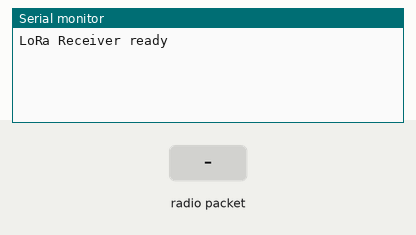
Simulated run of this sketch. Board: Arduino Uno, built with avr-gcc and run on an emulated ATmega328P. Shown: the last lines printed to the serial monitor. The inputs (shaded band) are chosen by the test bench. No radio packets arrive unless stated.

Above: at 1.2 s.
1.3 s: radio packet "1" arrives
At 2.1 s:
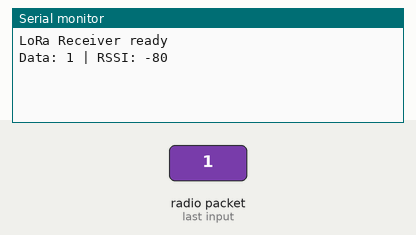
2.8 s: radio packet "0" arrives
At 3.2 s:
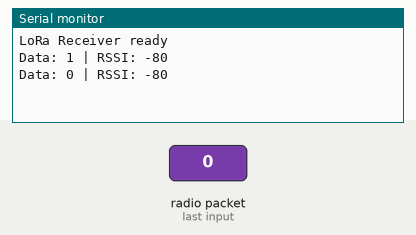
4.3 s: radio packet "2" arrives
At 5.6 s:
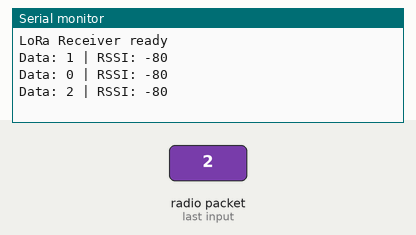

The sketch:

Lora_reciever.ino
```cpp
#include <SPI.h>
#include <LoRa.h>

#define SS 10
#define RST 9
#define DIO0 2

void setup() {
  Serial.begin(9600);

  LoRa.setPins(SS, RST, DIO0);
  if (!LoRa.begin(433E6)) {
    Serial.println("LoRa init failed!");
    while (1);
  }
  Serial.println("LoRa Receiver ready");
}

void loop() {
  int packetSize = LoRa.parsePacket();
  if (packetSize) {
    String received = "";
    while (LoRa.available()) {
      received += (char)LoRa.read();
    }
    long rssi = LoRa.packetRssi();

    // Print received CSV
    Serial.print("Data: ");
    Serial.print(received);
    Serial.print(" | RSSI: ");
    Serial.println(rssi);
  }
}
```

Measured:
- after the input at 1.3 s, the serial monitor: prints a new line at once (image 1)
- after the input at 2.8 s, the serial monitor: prints a new line at once (image 2)
- after the input at 4.3 s, the serial monitor: prints a new line at once (image 3)
